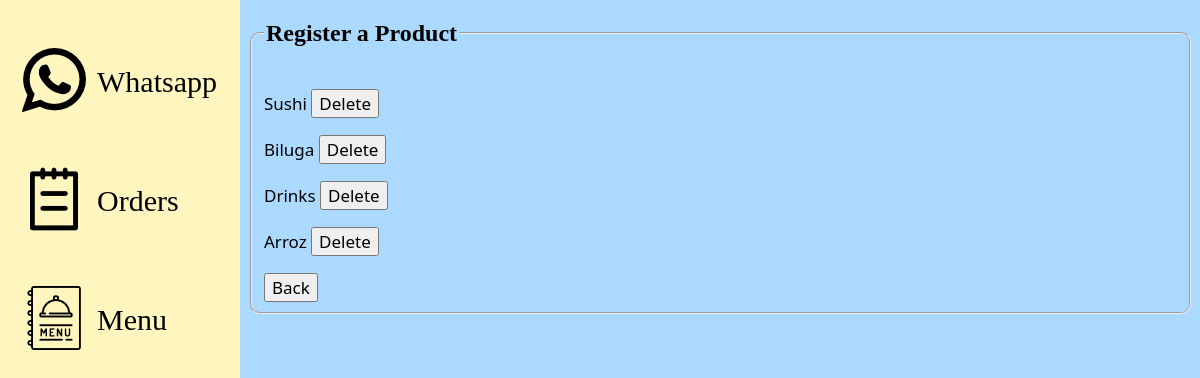
The page /menu/manage_category on the database as committed earlier.
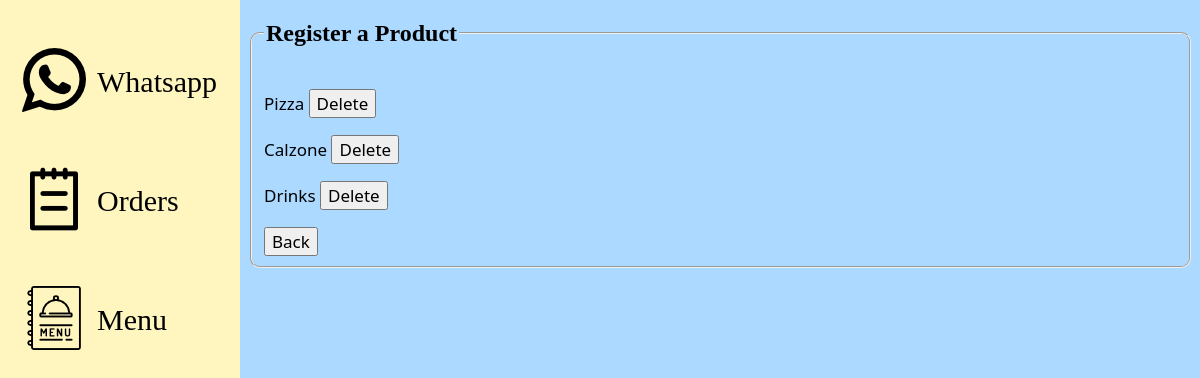
The same page on the database as committed later.
### Bot/models.py (models this page shows, shortened)
class Categories(models.Model):
    name = models.CharField(max_length=80)
    class Meta: verbose_name_plural = 'Categories'

### Bot/views.py (the view)
# urls.py: path('menu/manage_category', category_manage, name='category_manage'),
def category_manage(request):
    categories = Categories.objects.all()
    return render(request, 'Menu/category_manage.html', {'categories' : categories})

### Bot/templates/Menu/category_manage.html
{% extends 'main.html' %}
{% load static %}
{% block styles %}
    <link rel="stylesheet" href="{% static 'css/forms.css' %}">
{% endblock %}
{% block content %}
    <fieldset class="djangoform">
        <legend><h1>Register a Product</h1></legend>
        {% for category in categories %}
            <p>{{ category.name }} <a href="{% url 'category_delete' category.id %}"><button type="button">Delete</button></a></p>
        {% endfor %}
        <a href="{% url 'menu' %}"><button type="button" name="Cancel">Back</button></a>
    </fieldset>
{% endblock %}

Rows that differ between the two databases and show on the page:
removed Categories: name "Sushi"
removed Categories: name "Biluga"
removed Categories: name "Arroz"
added Categories: name "Pizza"
added Categories: name "Calzone"
